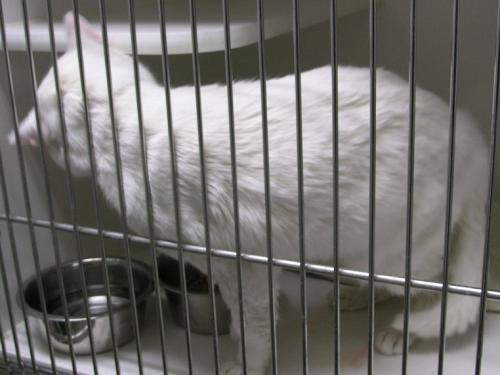
#> input picture data/train/cat/1035.jpg, 500 x 375 px; its folder holds only this picture in this run
$ jupyter execute 2_preprocess.ipynb
#> lines starting #> are read from the running program, lines starting #| are printed output that depends on the picture
[cell 1]
import os
import numpy as np
import matplotlib.pyplot as plt
from PIL import Image

[cell 2]
def load_and_preprocess(img_path, target_size=(224, 224)):

#> called with img_path = '../data/train/cat/1035.jpg', target_size = (224, 224)
    img = Image.open(img_path)
#> img is the input picture: PIL image 500x375 RGB; mean R, G, B 113.5, 111.9, 109

    if img.mode != 'RGB':
        img = img.convert('RGB')

    img = img.resize(target_size)
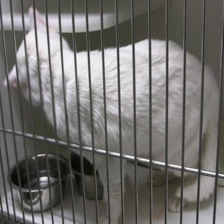
#> img: PIL image 224x224 RGB; mean R, G, B 113.5, 111.9, 109

    arr = np.array(img, dtype=np.float32) / 255.0

    return arr

[cell 3]
sample_path = "../data/train/cat/" + os.listdir("../data/train/cat")[0]

arr = load_and_preprocess(sample_path)

print(f"Shape  : {arr.shape}")
#| Shape  : (224, 224, 3)
print(f"Min    : {arr.min():.4f}")
#| Min    : 0.0039
print(f"Max    : {arr.max():.4f}")
#| Max    : 1.0000
print(f"Dtype  : {arr.dtype}")
#| Dtype  : float32

[cell 4]
# ลอง Preprocess ก่อน 1 รูป
fig, axes = plt.subplots(1, 2, figsize=(10, 4))

# ก่อน
raw = Image.open(sample_path)
axes[0].imshow(raw)
axes[0].set_title(f"\nmode: {raw.mode} | size: {raw.size}")
axes[0].axis('off')

# หลัง
axes[1].imshow(arr)
axes[1].set_title(f"\nshape: {arr.shape} | range: 0-1")
axes[1].axis('off')

plt.tight_layout()
plt.show()
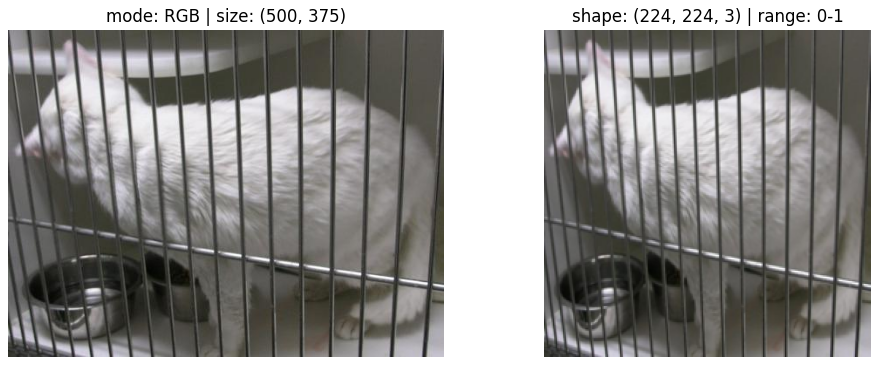
#> figure drawn by matplotlib, 2 panels

[cell 5]
# Preprocess ทุกรูปเลย
errors = []
splits = ['train', 'val', 'test']
classes = ['cat', 'dog']

for split in splits:
    for cls in classes:
        folder = f"data/{split}/{cls}"
        if not os.path.exists(folder):
            continue
        for fname in os.listdir(folder):
            fpath = os.path.join(folder, fname)
            try:
                arr = load_and_preprocess(fpath)
